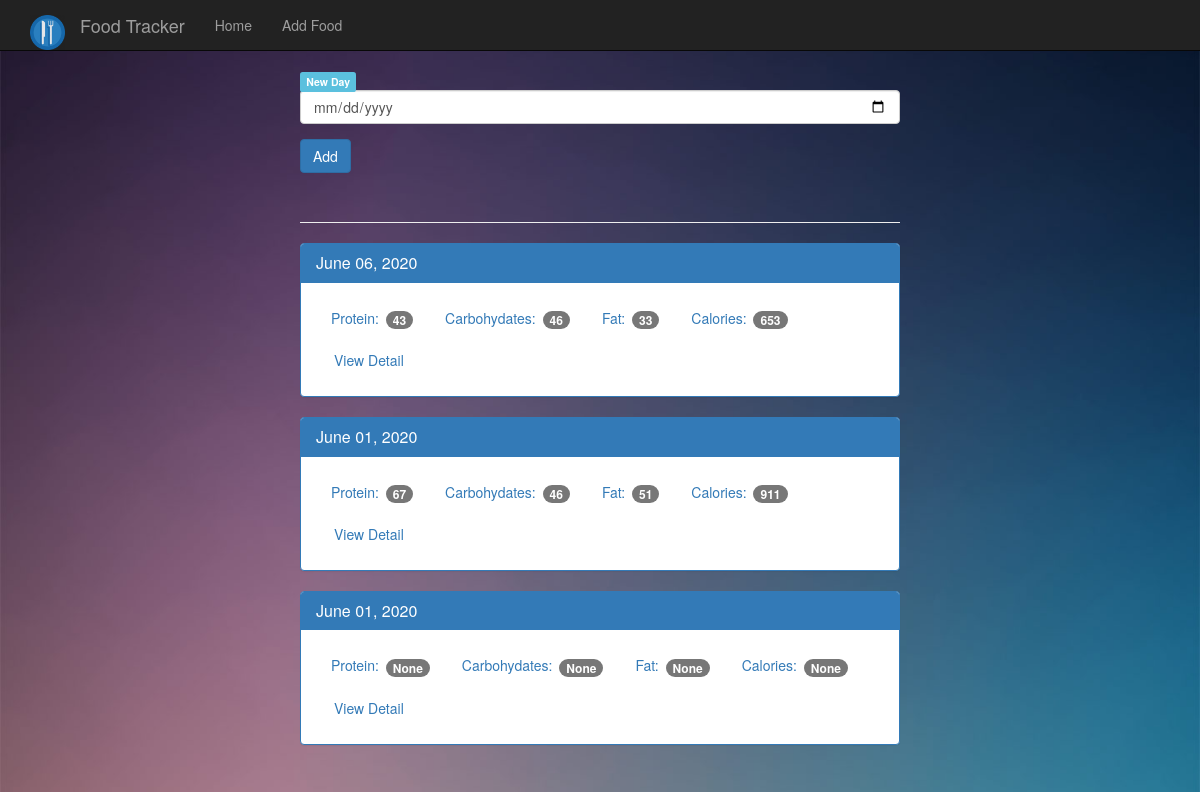
The page / on the database its author committed.
### tables this page shows
CREATE TABLE log_date (
    id integer primary key autoincrement,
    entry_date date not null
);

### app.py (the view)
@app.route("/", methods=["POST", "GET"])
def index():
    db= get_db()
    if request.method == "POST":
        date = request.form["date"]
        dt = datetime.strptime(date, "%Y-%m-%d")
        database_date = datetime.strftime(dt, "%Y%m%d")
        db.execute("""insert into log_date (entry_date) values (?)""", [database_date])
        db.commit()
    cur = db.execute("""select log_date.entry_date, sum(food.protein) as protein, sum(food.carbohydrates) as carbohydrates, sum(food.fat) as fat, sum(food.calories) as calories,  food.protein, food.carbohydrates, food.fat, food.calories
    from log_date
    left join food_date on food_date.log_date_id = log_date.id
    left join food on food.id = food_date.food_id group by log_date.id order by log_date.entry_date desc;""")
    results = cur.fetchall()
    date_results = []
    for i in results:
        single_date = {}
        single_date["entry_date"] = i["entry_date"]
        single_date["protein"] = i["protein"]
        single_date["carbohydrates"] = i["carbohydrates"]
        single_date["fat"] = i["fat"]
        single_date["calories"] = i["calories"]
        d = datetime.strptime(str(i['entry_date']), '%Y%m%d')
        single_date['petty_date'] = datetime.strftime(d, '%B %d, %Y')
        date_results.append(single_date)
    db.close()
    return render_template('home.html', results=date_results)

### database.py (called while the page is built)
def get_db():
    sql = sqlite3.connect(database)
    sql.row_factory = sqlite3.Row
    return sql

### templates/home.html
{% extends "base.html" %}
{% block body %}
    <div class="container theme-showcase col-sm-6 col-sm-offset-3" role="main">
      <div class="row">
        <div>
          <form method="POST" action="/">
            <div class="form-group">
              <span  class="label label-pill label-info" for="new-day" id="new-day">New Day</span>
              <br>
              <input name="date" type="date" class="form-control" id="new-day">
            </div>
            <button type="submit" class="btn btn-primary">Add</button>
          </form>
          <div class="page-header"></div>
          {% for r in results %}
          <div class="panel panel-primary">
            <div class="panel-heading">
              <h3 class="panel-title">{{ r.petty_date }}</h3>
            </div>
            <div class="panel-body">
              <ul class="nav nav-pills" role="tablist">
                <li><a>Protein: <span class="badge">{{ r.protein }}</span></a></li>
                <li><a>Carbohydates: <span class="badge">{{ r.carbohydrates }}</span></a></li>
                <li><a>Fat: <span class="badge">{{ r.fat }}</span></a></li>
                <li><a>Calories: <span class="badge">{{ r.calories }}</span></a></li>
                <li><a href="{{ url_for("view", date=r.entry_date) }}" type="button" class="btn btn-link">View Detail</a></li>
              </ul>
            </div>
          </div>
          {% endfor %}
        </div>
      </div>
    </div>
 {% endblock %}

### static/theme.css (style rules this page uses)
body { padding-top: 70px; padding-bottom: 30px; background-size: cover; background-image: url(./img/bg.jpg); }

### rows shown on the page
log_date: petty_date "June 06, 2020", protein "43", carbohydrates "46", fat "33", calories "653"
log_date: petty_date "June 01, 2020", protein "67", carbohydrates "46", fat "51", calories "911"
log_date: petty_date "June 01, 2020", protein "None", carbohydrates "None", fat "None", calories "None"
